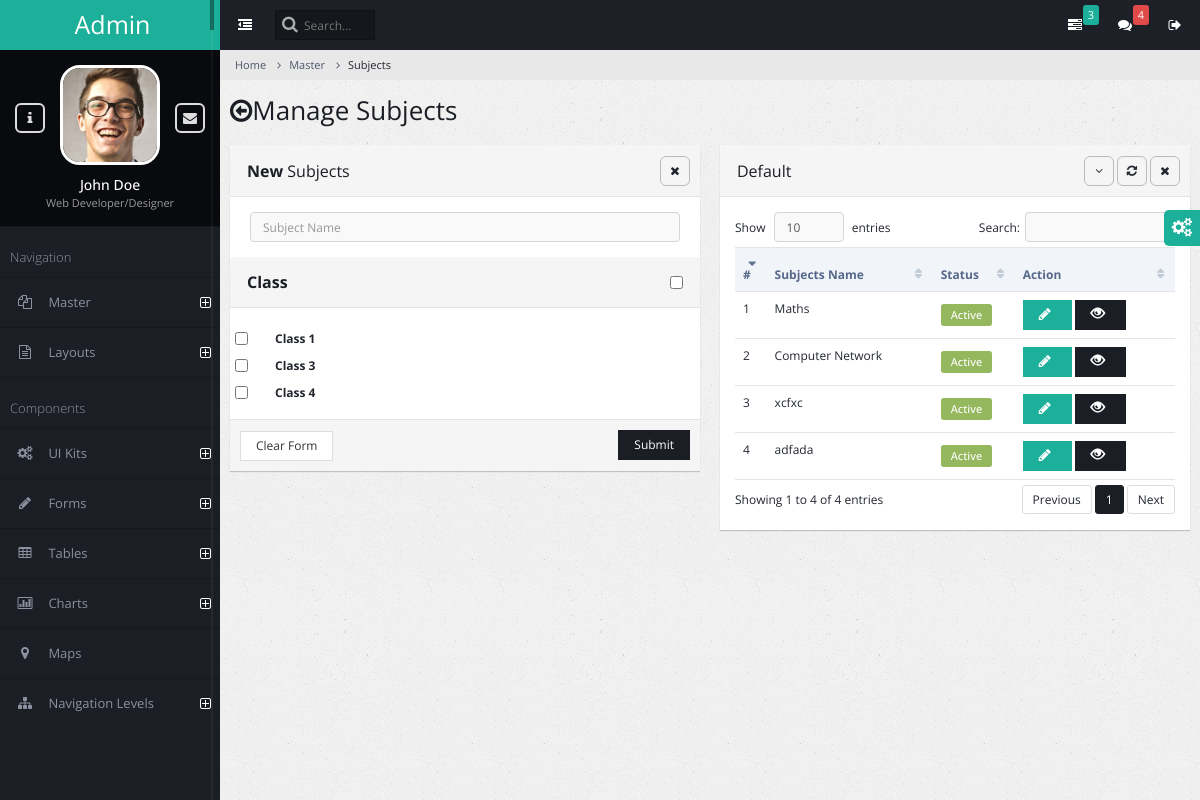
/subject/, run on an earlier commit of the app's database.
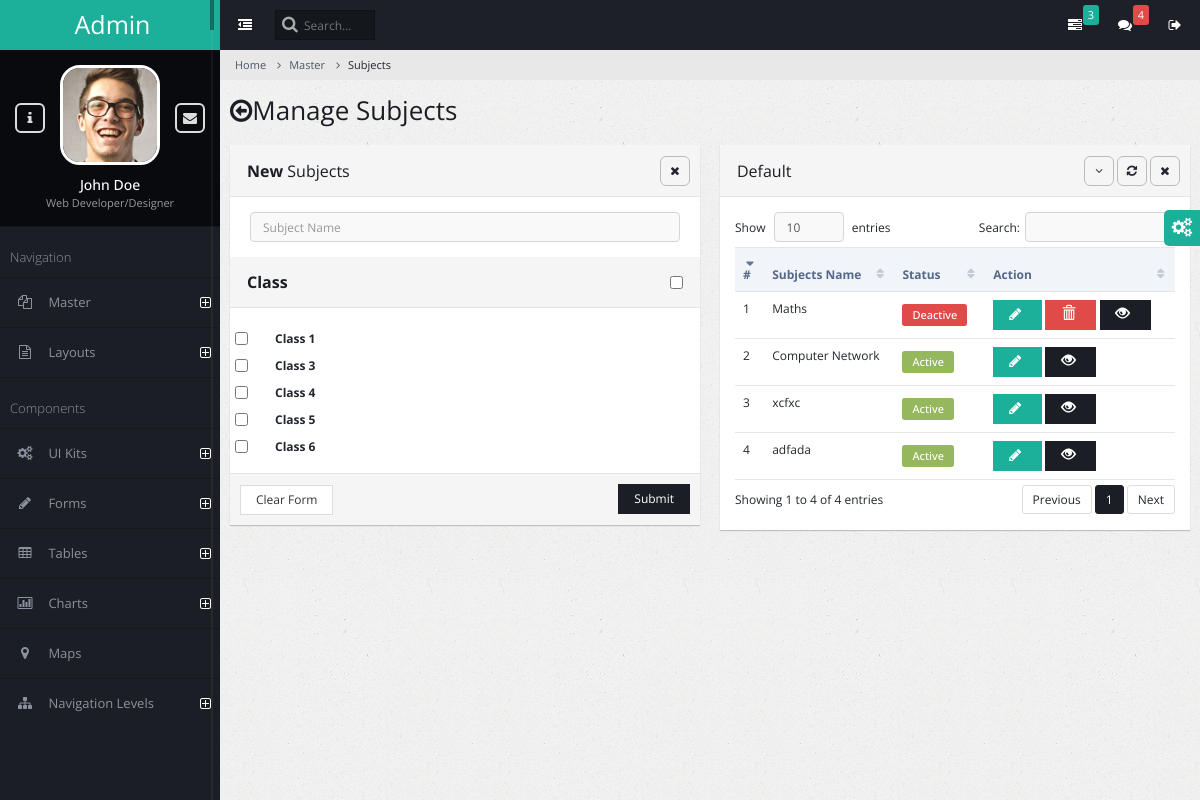
And on a later commit of the database.
### admin_master/models.py (models this page shows)
class AcademicClass(models.Model):
    class_name = models.CharField(max_length=150)
    is_enabled = models.BooleanField(default=True)

class AcademicSubject(models.Model):
    subject_name = models.CharField(max_length=150)
    classes = models.ManyToManyField('AcademicClass')
    is_active = models.BooleanField(default=True)

### admin_master/views.py (the view, shortened to what this page needs)
# urls.py: path('subject/', views.subject_manage,name="subject"),
def subject_manage(request):
    success_message=None
    error_message = None
    academic_classes = AcademicClass.objects.filter(is_enabled=True)
    academic_subject=AcademicSubject.objects.all()
    context={
        'errormessage': error_message,
        'successmessage': success_message,
        "academic_classes":academic_classes,
        "academic_subject":academic_subject
    }
    return render(request,"subject_manage.html",context)

### admin_master/templates/subject_manage.html (shortened to what the changed rows need)
{% extends 'admin_base.html' %}
{% block content %}
<div class="page-title">
    <h2><span class="fa fa-arrow-circle-o-left"></span>Manage Subjects</h2>
</div>
<div class="page-content-wrap">
    <div class="row">
        <div class="col-md-6">
            <form class="form-horizontal" method="post" enctype="multipart/form-data">
            <div class="panel panel-default">
                <div class="panel-body">
                    <div class="row">
                        <div class="col-md-12">
                            {% for class in academic_classes %}
                            <div class="checkbox">
                                <input type="checkbox" name="classes" class="classCheckbox" value="{{class.id}}"/>
                                <label style="font-weight: bold;">Class {{class.class_name}}</label>
                            </div>
                        {% endfor %}
                        </div>
                    </div>
                </div>
            </div>
        </form>
        </div>
        <div class="col-md-6">
            <div class="panel panel-default">
                <div class="panel-body">
                    <table class="table datatable">
                        <thead>
                            <tr>
                                <th>#</th>
                                <th>Subjects Name</th>
                                <th>Status</th>
                                <th>Action</th>
                            </tr>
                        </thead>
                        <tbody>
                            {% for Subject in academic_subject %}
                            <tr >
                                <td>{{ forloop.counter }}</td>
                                <td>{{ Subject.subject_name }}</td>
                                <td>
                                    {% if Subject.is_active %}
                                    <span class="label label-success label-form">Active</span>
                                    {% else %}
                                    <span class="label label-danger label-form">Deactive</span>
                                    {% endif %}
                                </td>
                                <td>
                                    <button class="btn btn-info" onclick="edit_pop_subject({{Subject.id}})">
                                        <span id ="spinner{{Subject.id}}" class="fa fa-pencil"></span>
                                    </button>
                                    {% if not Subject.is_active %}
                                        <button class="btn btn-danger" onclick="delete_department({{Subject.id}})">
                                            <span class="glyphicon glyphicon-trash"></span>
                                        </button>
                                    {% endif %}
                                    <button class="btn btn-primary" onclick="edit_view_subject({{Subject.id}})">
                                        <span class="glyphicon glyphicon-eye-open"></span>
                                    </button>
                                </td>
                            </tr>
                        {% endfor %}
                        </tbody>
                    </table>
                </div>
            </div>
        </div>
    </div>
</div>
{% endblock %}

What changed in the data, as far as the page shows it:
added AcademicClass: class_name "5"
added AcademicClass: class_name "6"
changed AcademicSubject "Maths": is_active "Active" → "Deactive"
